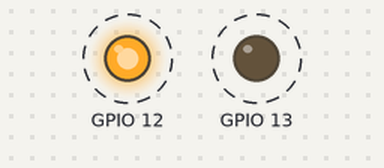
The program below on a simulated ESP32. On the bench: output pins drawn as LEDs (lit = HIGH). Dashed ring = blinking. What the program prints to the serial monitor is not drawn.

Above: at 2.5 s.
Timing chart, 0 to 6.6 s (numbered marks = the images above):
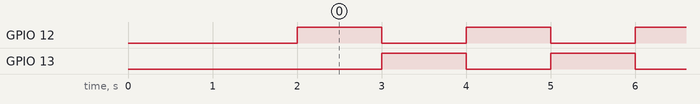

Measured:
- by itself, GPIO 12, GPIO 13: alternates HIGH for 1.0 s and LOW for 1.0 s

The program:

main.cpp
```cpp
// (licence header left out)
#include <Arduino.h>
#include "HWCDC.h"


void setup() {
  // put your setup code here, to run once:
  //pinMode(9, INPUT_PULLUP);
  pinMode(12, OUTPUT);
  pinMode(13, OUTPUT);

  Serial.begin(115200);
  Serial.setDebugOutput(true); //Enable log to CDC serial
  while (!Serial) {}
  delay(2000);

  log_w("====================");
  log_d("ESP32C3 USBCDC Test!");
  log_w("====================");
  Serial.print(F("Build Time: "));
  Serial.print(F(__DATE__));
  Serial.print(F("  "));
  Serial.print(F(__TIME__));
  Serial.println();

}

int i=0;
void loop() {

  // put your main code here, to run repeatedly:
  digitalWrite(12, HIGH);
  digitalWrite(13, LOW);
  delay(1000);
  digitalWrite(12, LOW);
  digitalWrite(13, HIGH);
  delay(1000);

  i++;
  Serial.printf("USBCDC:%d\n",i);
}
```
